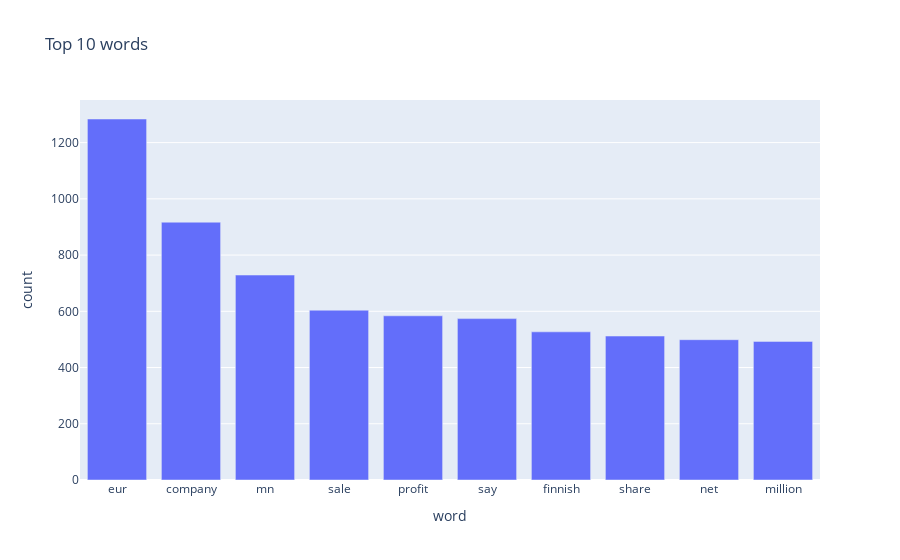

Notebook cell for this chart:
### Code cell
tempdf = pd.DataFrame(freq.most_common(10),  columns=['word', 'count'])
pe.bar(x='word',y='count',data_frame=tempdf, title="Top 10 words")

### Figure 1 — Plotly figure (JSON) as saved in the notebook; plotly's stock layout.template omitted (floating-point values rounded to 4 significant figures)
{"data": [{"alignmentgroup": "True", "hovertemplate": "word=%{x}<br>count=%{y}<extra></extra>", "legendgroup": "", "marker": {"color": "#636efa", "pattern": {"shape": ""}}, "name": "", "offsetgroup": "", "orientation": "v", "showlegend": false, "textposition": "auto", "type": "bar", "x": ["eur", "company", "mn", "sale", "profit", "say", "finnish", "share", "net", "million"], "xaxis": "x", "y": [1284, 917, 729, 604, 584, 574, 527, 512, 499, 493], "yaxis": "y"}], "layout": {"barmode": "relative", "legend": {"tracegroupgap": 0}, "title": {"text": "Top 10 words"}, "xaxis": {"anchor": "y", "domain": [0, 1], "title": {"text": "word"}}, "yaxis": {"anchor": "x", "domain": [0, 1], "title": {"text": "count"}}}}
